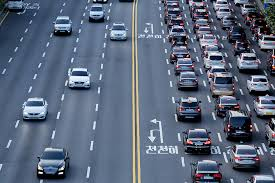
#> input picture AI/실습정리/practice/image_dir/road.jpeg, 275 x 183 px
$ python sobel.py   (older library calls are emulated)
#> lines starting #> are read from the running program, lines starting #| are printed output that depends on the picture
import cv2

src = cv2.imread("../image_dir/road.jpeg", cv2.IMREAD_COLOR)
#> src is the input picture: shape (183, 275, 3); mean B, G, R 123.3, 102.5, 90.2
gray = cv2.cvtColor(src, cv2.COLOR_BGR2GRAY)
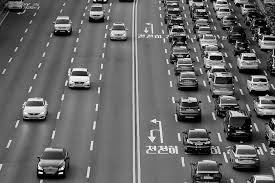
#> gray: shape (183, 275); min 0, max 255, mean 101.2

sobel  = cv2.Sobel(gray, cv2.CV_8U, 1, 0, 3)
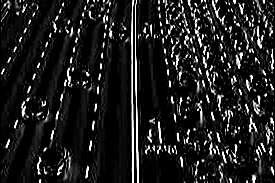
#> sobel: shape (183, 275); min 0, max 255, mean 30.5
laplacian = cv2.Laplacian(gray, cv2.CV_8U)
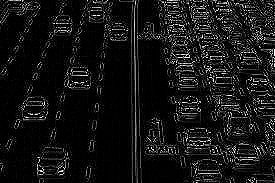
#> laplacian: shape (183, 275); min 0, max 255, mean 21.5
canny = cv2.Canny(gray,100,200)
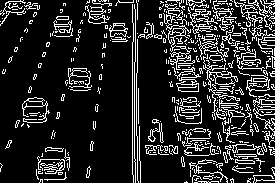
#> canny: shape (183, 275); 16% white in thin lines or dots

cv2.imshow("sobel", sobel)
cv2.imshow("laplacian", laplacian)
cv2.imshow("canny", canny)

cv2.waitKey()
cv2.destroyAllWindows()
